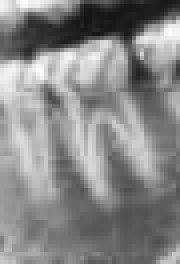
#> input picture notebooks/cropped_tooth.png, 45 x 66 px (shown 4 times larger)
$ jupyter execute --allow-errors 02_annoating_dataset.ipynb
#> lines starting #> are read from the running program, lines starting #| are printed output that depends on the picture
# Annoation and Segmentation

## Sampling 100 images with seed = 42

[cell 1]
import os
import shutil
import pandas as pd

from pathlib import Path

### Setup path

[cell 2]
images_dir     = Path("../data/Radiographs/")
csv_path       = Path("../data/image_age.csv")
annotation_dir = Path("../data/Annotation-batch-01/")

[cell 3]
df = pd.read_csv(csv_path)
#> (reads data_opg/image_age.csv from the repository)
df.head()

[cell 4]
sample = df.sample(n=100, random_state=42)

### Copy sampled files to annotation-batch-01

[cell 5]
count = 0
for _, row in sample.iterrows():
    img_name = row['file_name']
    src_path = images_dir / img_name
    dest_path = annotation_dir / img_name

    if src_path.exists():
        shutil.copy2(src_path, dest_path)
        count += 1

#> (the rest of this cell did not finish here and is left out)

# :)

[cell 6]
import cv2

img = cv2.imread('../data/Radiographs/0651-001-02.jpg', 0)

clahe = cv2.createCLAHE(clipLimit=3.0, tileGridSize=(8,8))
enhanced_img = clahe.apply(img)

cv2.imwrite('./enhanced_forensic_image.png', enhanced_img)
#> Out = True

[cell 7]
import cv2
import matplotlib.pyplot as plt

img = cv2.imread("cropped_tooth.png")
#> img is the input picture: shape (66, 45, 3); min 19, max 252, mean 135.1

edges = cv2.Canny(img, 110, 300)
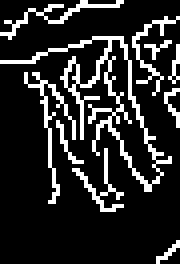
#> edges: shape (66, 45) (shown 4 times larger); 16.2% white in thin lines or dots

fig, axes = plt.subplots(1, 2, figsize=(10, 5))
axes[0].imshow(img)
axes[0].axis('off')
axes[1].imshow(edges)
axes[1].axis('off')

plt.tight_layout()
plt.show()
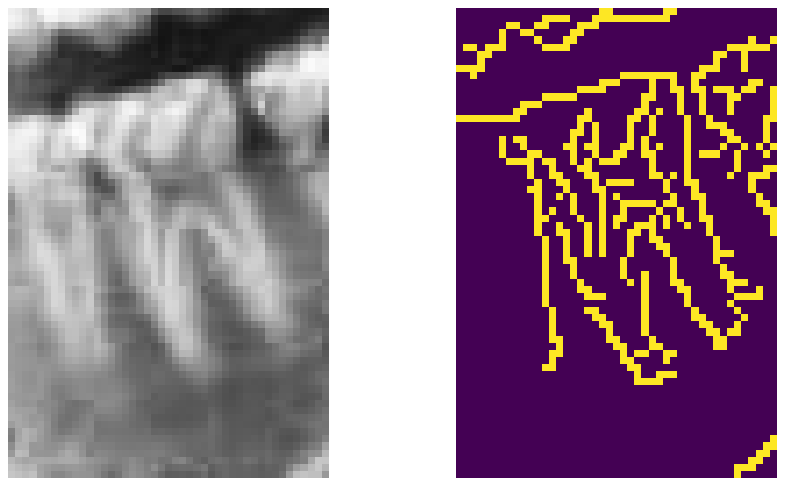
#> figure drawn by matplotlib, 2 panels

## Enhance Batch 01 Images

[cell 8]
enhanced_dir = Path("../data/Annotation-batch-01-enhanced/")
enhanced_dir.mkdir(parents=True, exist_ok=True)

clahe = cv2.createCLAHE(clipLimit=3.0, tileGridSize=(8, 8))

enhanced_count = 0
for img_path in annotation_dir.iterdir():
    if img_path.suffix.lower() in [".jpg", ".jpeg", ".png"]:
        img = cv2.imread(str(img_path), cv2.IMREAD_GRAYSCALE)
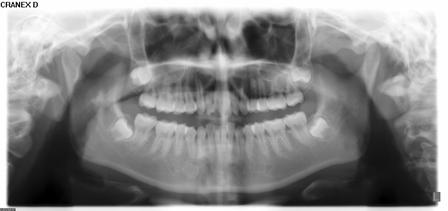
#> input picture data_opg/Annotation-batch-01/0500-001-02.jpg, 448 x 211 px
#> img is the input picture: shape (211, 448); min 0, max 255, mean 134.9
        if img is not None:
            enhanced = clahe.apply(img)
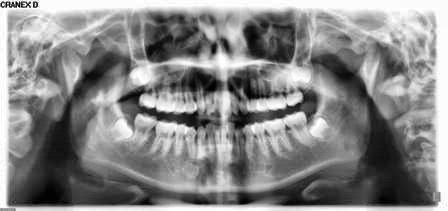
#> enhanced: shape (211, 448); min 0, max 255, mean 134.8
            cv2.imwrite(str(enhanced_dir / img_path.name), enhanced)
            enhanced_count += 1

print(f"Successfully enhanced {enhanced_count} images in {enhanced_dir}")
